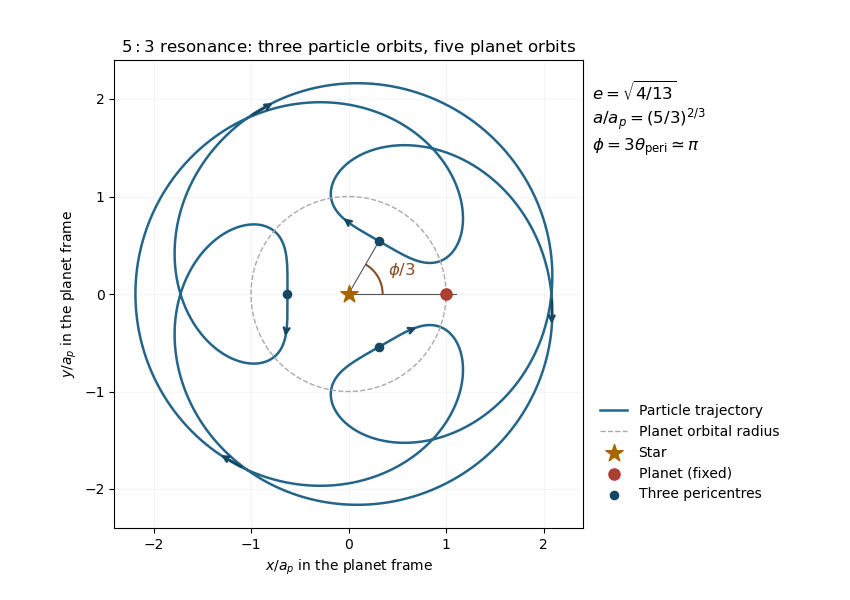

Write the Python code that produced this figure.
#!/usr/bin/env python3
"""Write a 5:3 resonant Kepler-orbit sketch in the planet's rotating frame."""
from pathlib import Path

import matplotlib.pyplot as plt
from matplotlib.patches import Arc
import numpy as np

p, q = 3, 2
e = np.sqrt(2 * q / (5 * p - q))
a = ((p + q) / p)**(2 / 3)
phi = np.pi
varpi = phi / p
mean_anomaly = np.linspace(0, 2 * np.pi * p, 12001)
eccentric_anomaly = mean_anomaly.copy()
for _ in range(15):
    eccentric_anomaly -= (eccentric_anomaly - e * np.sin(eccentric_anomaly) - mean_anomaly) / (1 - e * np.cos(eccentric_anomaly))
x = a * (np.cos(eccentric_anomaly) - e)
y = a * np.sqrt(1 - e**2) * np.sin(eccentric_anomaly)
rotation = varpi - (p + q) / p * mean_anomaly
xr = x * np.cos(rotation) - y * np.sin(rotation)
yr = x * np.sin(rotation) + y * np.cos(rotation)
assert np.hypot(xr[-1] - xr[0], yr[-1] - yr[0]) < 1e-10

fig, ax = plt.subplots(figsize=(8.5, 6), dpi=100, facecolor='white')
ax.set_facecolor('white')
ax.plot(xr, yr, color='#24658a', lw=1.8, label='Particle trajectory')
theta = np.linspace(0, 2 * np.pi, 500)
ax.plot(np.cos(theta), np.sin(theta), ls='--', color='#aaa', lw=1, label='Planet orbital radius')
ax.scatter([0], [0], marker='*', s=170, color='#a86600', zorder=5, label='Star')
ax.scatter([1], [0], s=65, color='#ad3f32', zorder=5, label='Planet (fixed)')
peri_radius = a * (1 - e)
peri_angles = varpi + 2 * np.pi * np.arange(p) / p
ax.scatter(peri_radius * np.cos(peri_angles), peri_radius * np.sin(peri_angles),
           s=35, color='#154762', zorder=5, label='Three pericentres')
for index in [140, 1500, 4140, 5500, 8140, 9500]:
    ax.annotate('', xy=(xr[index + 70], yr[index + 70]), xytext=(xr[index], yr[index]),
                arrowprops={'arrowstyle': '->', 'color': '#154762', 'lw': 1.8})
ax.plot([0, 1.1], [0, 0], color='#555', lw=0.8)
ax.plot([0, peri_radius * np.cos(varpi)], [0, peri_radius * np.sin(varpi)], color='#555', lw=0.8)
ax.add_patch(Arc((0, 0), 0.7, 0.7, theta1=0, theta2=60, color='#8a4d24', lw=1.5))
ax.text(0.40, 0.20, r'$\phi/3$', color='#8a4d24', fontsize=12)
ax.set_aspect('equal')
ax.set_xlim(-2.4, 2.4)
ax.set_ylim(-2.4, 2.4)
ax.set_xlabel(r'$x/a_p$ in the planet frame')
ax.set_ylabel(r'$y/a_p$ in the planet frame')
ax.set_title(r'$5:3$ resonance: three particle orbits, five planet orbits')
ax.text(1.02, 0.96, r'$e=\sqrt{4/13}$' + '\n' + r'$a/a_p=(5/3)^{2/3}$' + '\n' + r'$\phi=3\theta_{\rm peri}\simeq\pi$',
        transform=ax.transAxes, va='top', fontsize=12)
ax.legend(loc='lower left', bbox_to_anchor=(1.01, 0.03), fontsize=10, frameon=False)
ax.grid(alpha=0.12)
fig.subplots_adjust(left=0.10, right=0.72, bottom=0.12, top=0.9)
fig.savefig(Path.cwd() / (Path(__file__).stem + '.png'), dpi=100, facecolor='white')
plt.close(fig)
